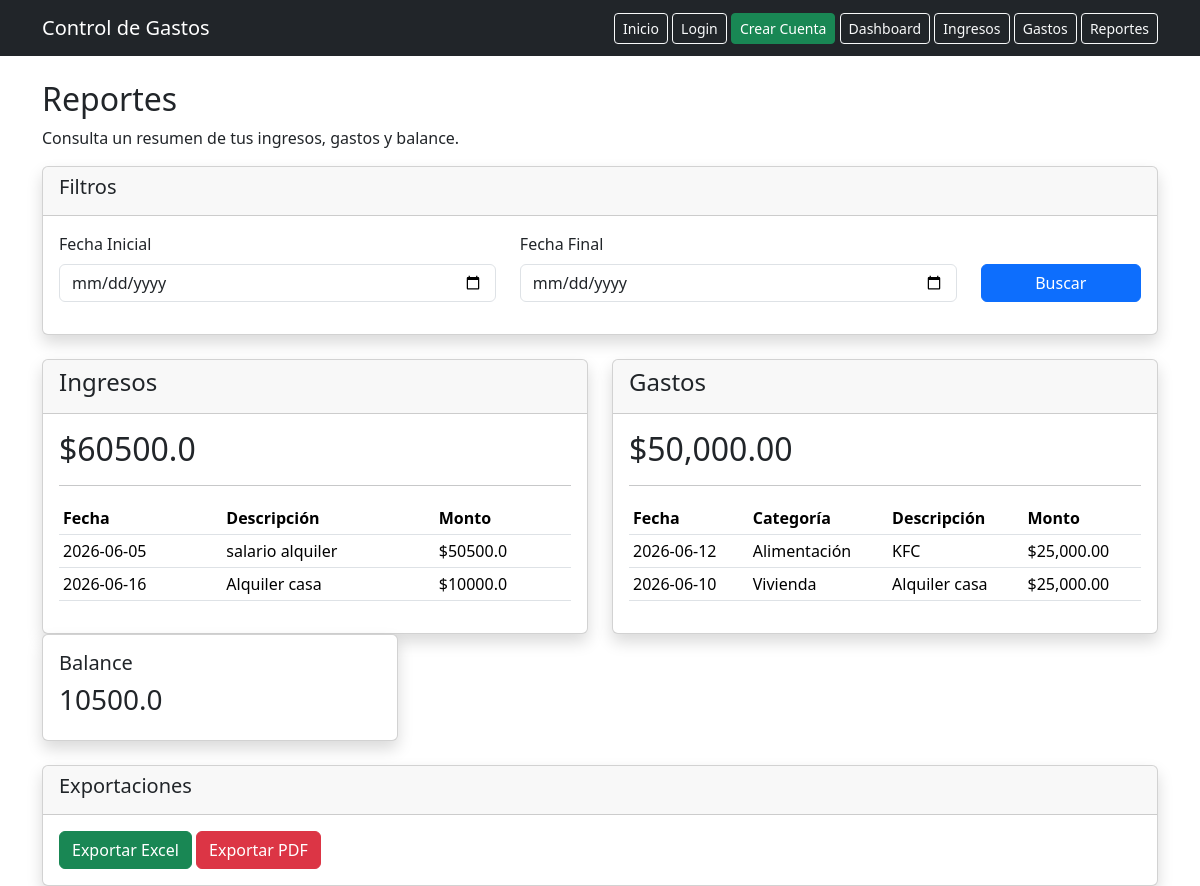
Screenshot of /reports (signed in) with the database file from the repository.
### models/income.py (models this page shows)
class Income(db.Model):
    __tablename__ = "incomes"
    id = db.Column(db.Integer, primary_key=True)
    user_id = db.Column(
        db.Integer,
        db.ForeignKey("users.id"),
        nullable=False
    )
    date = db.Column(db.Date, nullable=False)
    description = db.Column(db.String(150), nullable=False)
    amount = db.Column(db.Float, nullable=False)

### models/expense.py (models this page shows)
class Expense(db.Model):
    __tablename__ = "expenses"
    id = db.Column(db.Integer, primary_key=True)
    user_id = db.Column(
        db.Integer,
        db.ForeignKey("users.id"),
        nullable=False
    )
    date = db.Column(db.Date, nullable=False)
    category = db.Column(db.String(100), nullable=False)
    description = db.Column(db.String(150), nullable=False)
    amount = db.Column(db.Float, nullable=False)

### app.py (the view, shortened to what this page needs)
@app.route("/reports", methods=["GET", "POST"])
def reports():
    protected = login_required()
    if protected:
        return protected
    user_id = session["user_id"]
    start_date = request.form.get("start_date")
    end_date = request.form.get("end_date")
    incomes_query = Income.query.filter_by(user_id=user_id)
    expenses_query = Expense.query.filter_by(user_id=user_id)
    incomes = incomes_query.all()
    expenses = expenses_query.all()
    total_incomes = sum(income.amount for income in incomes)
    total_expenses = sum(expense.amount for expense in expenses)
    balance = total_incomes - total_expenses
    return render_template(
        "reports.html",
        total_incomes=total_incomes,
        total_expenses=total_expenses,
        balance=balance,
        incomes=incomes,
        expenses=expenses
    )

### app.py (called while the page is built)
def login_required():
    if "user_id" not in session:
        flash("Debes iniciar sesión para acceder.", "warning")
        return redirect("/login")
    return None

### templates/reports.html (shortened to what this page needs)
{% extends "base.html" %}
{% block content %}
<h2>Reportes</h2>
<p>Consulta un resumen de tus ingresos, gastos y balance.</p>
<div class="card shadow mb-4">
    <div class="card-header">
        <h5>Filtros</h5>
    </div>
    <div class="card-body">
        <form method="POST" action="/reports" class="row">
            <div class="col-md-5 mb-3">
                <label class="form-label">Fecha Inicial</label>
                <input type="date" name="start_date" class="form-control">
            </div>
            <div class="col-md-5 mb-3">
                <label class="form-label">Fecha Final</label>
                <input type="date" name="end_date" class="form-control">
            </div>
            <div class="col-md-2 mb-3 d-flex align-items-end">
                <button type="submit" class="btn btn-primary w-100">
                    Buscar
                </button>
            </div>
        </form>
    </div>
</div>
<div class="row mb-4">
    <div class="col-md-6">
        <div class="card shadow">
            <div class="card-header">
                <h4>Ingresos</h4>
            </div>
            <div class="card-body">
                <h2>
                    ${{ total_incomes }}
                </h2>
                <hr>
                <table class="table table-sm">
                    <thead>
                        <tr>
                            <th>Fecha</th>
                            <th>Descripción</th>
                            <th>Monto</th>
                        </tr>
                    </thead>
                    <tbody>
                        {% for income in incomes %}
                        <tr>
                            <td>{{ income.date }}</td>
                            <td>{{ income.description }}</td>
                            <td>${{ income.amount }}</td>
                        </tr>
                        {% else %}
                        <tr>
                            <td colspan="3" class="text-center">
                                Sin ingresos
                            </td>
                        </tr>
                        {% endfor %}
                    </tbody>
                </table>
            </div>
        </div>
    </div>
    <div class="col-md-6">
        <div class="card shadow">
            <div class="card-header">
                <h4>Gastos</h4>
            </div>
            <div class="card-body">
                <h2>
                    ${{ "{:,.2f}".format(total_expenses) }}
                </h2>
                <hr>
                <table class="table table-sm">
                    <thead>
                        <tr>
                            <th>Fecha</th>
                            <th>Categoría</th>
                            <th>Descripción</th>
                            <th>Monto</th>
                        </tr>
                    </thead>
                    <tbody>
                        {% for expense in expenses %}
                        <tr>
                            <td>{{ expense.date }}</td>
                            <td>{{ expense.category }}</td>
                            <td>{{ expense.description }}</td>
                            <td>${{ "{:,.2f}".format(expense.amount) }}</td>
                        </tr>
                        {% else %}
                        <tr>
                            <td colspan="4" class="text-center">
                                Sin gastos
                            </td>
                        </tr>
                        {% endfor %}
                    </tbody>
                </table>
            </div>
        </div>
    </div>
    <div class="col-md-4">
        <div class="card shadow">
            <div class="card-body">
                <h5>Balance</h5>
                <h3>{{ balance }}</h3>
            </div>
        </div>
    </div>
</div>
<div class="card shadow">
    <div class="card-header">
        <h5>Exportaciones</h5>
    </div>
    <div class="card-body">
        <a href="/reports/export/excel" class="btn btn-success">
            Exportar Excel
        </a>
        <a href="/reports/export/pdf" class="btn btn-danger">
            Exportar PDF
        </a>
    </div>
</div>
{% endblock %}

### templates/base.html (shortened to what this page needs)
<!DOCTYPE html>
<html lang="es">
<head>
    <link href="https://cdn.jsdelivr.net/npm/bootstrap@5.3.3/dist/css/bootstrap.min.css" rel="stylesheet">
</head>
<body>
    <nav class="navbar navbar-expand-lg navbar-dark bg-dark">
        <div class="container">
            <a class="navbar-brand" href="/">Control de Gastos</a>
            <div>
                <a href="/" class="btn btn-outline-light btn-sm">Inicio
                </a>
                <a href="/login" class="btn btn-outline-light btn-sm">Login
                </a>
                <a href="/register" class="btn btn-success btn-sm">Crear Cuenta
                </a>
                <a href="/dashboard" class="btn btn-outline-light btn-sm">Dashboard
                </a>
                <a href="/incomes" class="btn btn-outline-light btn-sm">Ingresos
                </a>
                <a href="/expenses" class="btn btn-outline-light btn-sm">Gastos
                </a>
                 <a href="/reports" class="btn btn-outline-light btn-sm">Reportes
                </a>
            </div>
        </div>
    </nav>
    <main class="container mt-4">
        {% block content %}
        {% endblock %}
    </main>
</body>
</html>

### rows the page displays
Income: date "2026-06-05", description "salario alquiler", amount "50500.0"
Income: date "2026-06-16", description "Alquiler casa", amount "10000.0"
Expense: date "2026-06-12", category "Alimentación", description "KFC", amount "25,000.00"
Expense: date "2026-06-10", category "Vivienda", description "Alquiler casa", amount "25,000.00"

### other values shown
{{ total_incomes }} "60500.0"
{{ "{:,.2f}".format(total_expenses) }} "50,000.00"
{{ balance }} "10500.0"
